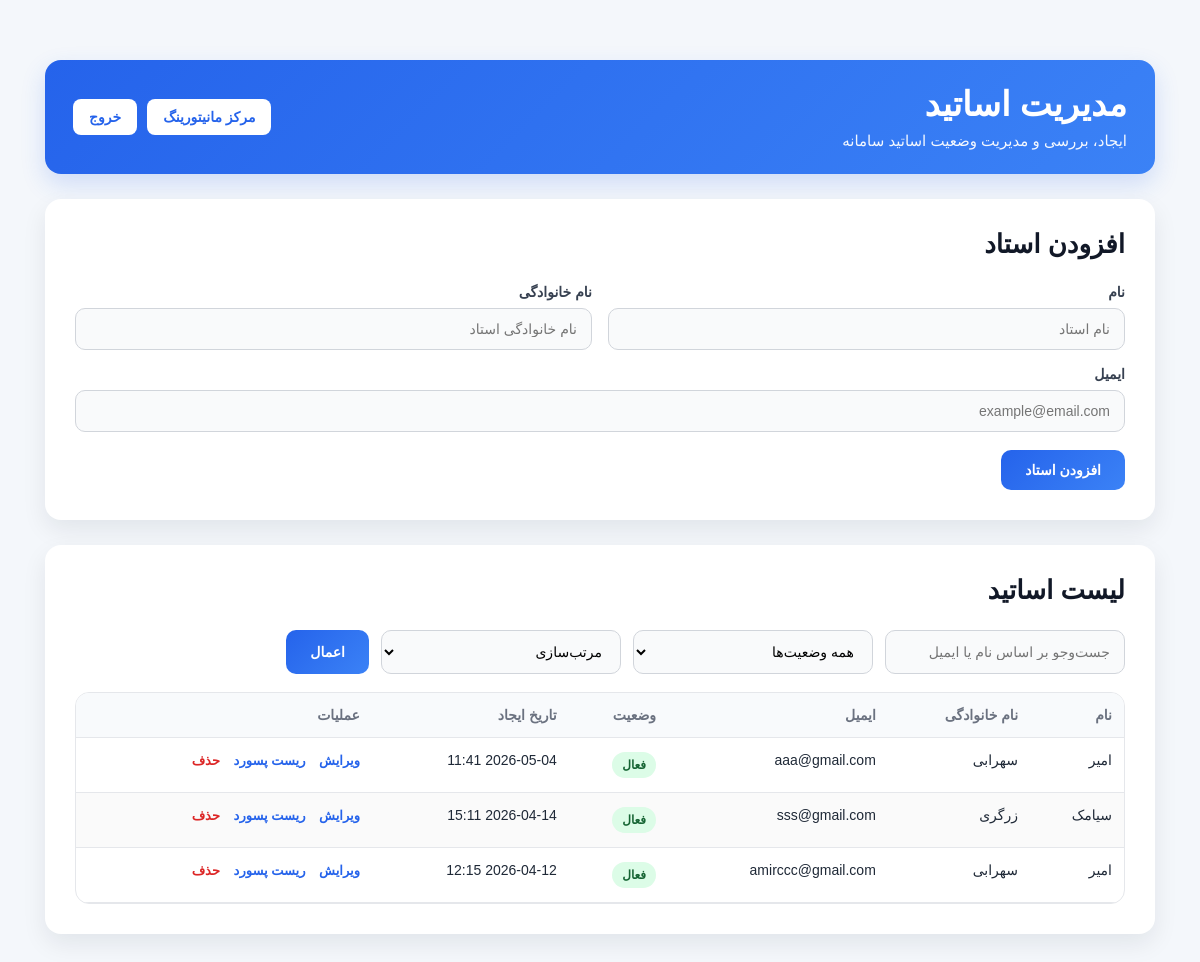
/admin-dashboard/, run on an earlier commit of the app's database.
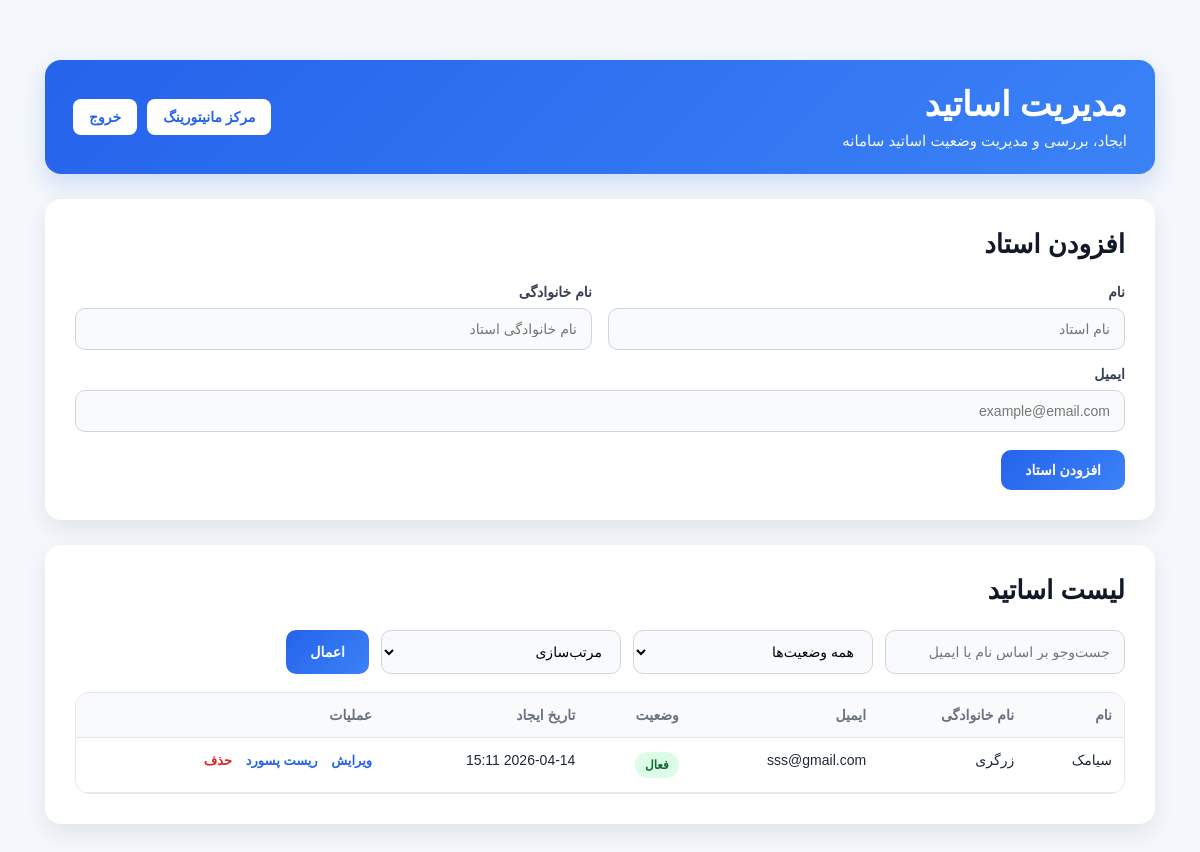
And on a later commit of the database.
### accounts/models.py (models this page shows, shortened)
class User(AbstractUser):
    username = None
    email = models.EmailField(unique=True)
    ROLE_CHOICES = (
        ('ADMIN', 'Admin'),
        ('TEACHER', 'Teacher'),
    )
    role = models.CharField(max_length=20, choices=ROLE_CHOICES)
    is_verified = models.BooleanField(default=False)
    USERNAME_FIELD = 'email'
    REQUIRED_FIELDS = []
    objects = UserManager()

### accounts/views.py (the view, shortened to what this page needs)
def admin_dashboard(request):
    teachers = User.objects.filter(role="TEACHER")
    search = request.GET.get("search", "").strip()
    status = request.GET.get("status", "").strip()
    sort = request.GET.get("sort", "").strip()
    if search:
        teachers = teachers.filter(email__icontains=search) | User.objects.filter(role="TEACHER", first_name__icontains=search) | User.objects.filter(role="TEACHER", last_name__icontains=search)
    if status == "active":
        teachers = teachers.filter(is_active=True, is_verified=True)
    elif status == "pending":
        teachers = teachers.filter(is_active=False, is_verified=False)
    if sort == "name":
        teachers = teachers.order_by("first_name", "last_name")
    else:
        teachers = teachers.order_by("-date_joined")
    return render(
        request,
        "accounts/admin_dashboard.html",
        {
            "teachers": teachers,
        },
    )

### accounts/templates/accounts/admin_dashboard.html (shortened to what the changed rows need)
<!DOCTYPE html>
<html lang="fa" dir="rtl">
<head>
</head>
<body>
<div class="container">
    <div class="header">
        <div>
            <h1>مدیریت اساتید</h1>
        </div>
    </div>
    <div class="card">
        <h2>افزودن استاد</h2>
    </div>
    <div class="card">
        <h2>لیست اساتید</h2>
        {% if teachers %}
            <div class="table-wrap">
                <table>
                    <thead>
                        <tr>
                            <th>نام</th>
                            <th>نام خانوادگی</th>
                            <th>ایمیل</th>
                            <th>وضعیت</th>
                            <th>تاریخ ایجاد</th>
                            <th>عملیات</th>
                        </tr>
                    </thead>
                    <tbody>
                        {% for teacher in teachers %}
                        <tr>
                            <td>{{ teacher.first_name|default:"-" }}</td>
                            <td>{{ teacher.last_name|default:"-" }}</td>
                            <td>{{ teacher.email }}</td>
                            <td>
                                {% if teacher.is_active and teacher.is_verified %}
                                    <span class="status-badge status-active">فعال</span>
                                {% else %}
                                    <span class="status-badge status-pending">منتظر فعال‌سازی</span>
                                {% endif %}
                            </td>
                            <td>{{ teacher.date_joined|date:"Y-m-d H:i" }}</td>
                            <td class="actions">
                               <a href="#"
                                class="edit-link"
                                onclick="openEditModal('{{ teacher.id }}', '{{ teacher.first_name|escapejs }}', '{{ teacher.last_name|escapejs }}', '{{ teacher.email|escapejs }}'); return false;">
                                ویرایش
                                </a>
                                <a href="#"
                                class="edit-link"
                                onclick="openResetPasswordModal('{{ teacher.id }}', '{{ teacher.email|escapejs }}'); return false;">
                                ریست پسورد
                                </a>
                                <a href="#"
                                class="delete-link"
                                onclick="openDeleteModal('{{ teacher.id }}', '{{ teacher.first_name|escapejs }} {{ teacher.last_name|escapejs }}'); return false;">
                                    حذف
                                </a>
                            </td>
                        </tr>
                        {% endfor %}
                    </tbody>
                </table>
            </div>
        {% else %}
            <div class="empty-box">
                هیچ استادی ثبت نشده است.
            </div>
        {% endif %}
    </div>
</div>
</body>
</html>

What changed in the data, as far as the page shows it:
removed User: first_name "امیر", last_name "سهرابی", email "aaa@gmail.com", is_active "فعال", date_joined "2026-05-04 11:41"
removed User: first_name "امیر", last_name "سهرابی", email "amirccc@gmail.com", is_active "فعال", date_joined "2026-04-12 12:15"
